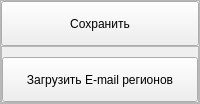
                        <widget class="QFrame" name="frame_11">
                         <property name="sizePolicy">
                          <sizepolicy hsizetype="Expanding" vsizetype="Preferred">
                           <horstretch>0</horstretch>
                           <verstretch>0</verstretch>
                          </sizepolicy>
                         </property>
                         <property name="minimumSize">
                          <size>
                           <width>0</width>
                           <height>0</height>
                          </size>
                         </property>
                         <property name="maximumSize">
                          <size>
                           <width>550</width>
                           <height>16777215</height>
                          </size>
                         </property>
                         <property name="frameShape">
                          <enum>QFrame::StyledPanel</enum>
                         </property>
                         <property name="frameShadow">
                          <enum>QFrame::Raised</enum>
                         </property>
                         <property name="lineWidth">
                          <number>1</number>
                         </property>
                         <layout class="QVBoxLayout" name="verticalLayout_29">
                          <property name="spacing">
                           <number>0</number>
                          </property>
                          <property name="leftMargin">
                           <number>0</number>
                          </property>
                          <property name="topMargin">
                           <number>0</number>
                          </property>
                          <property name="rightMargin">
                           <number>0</number>
                          </property>
                          <property name="bottomMargin">
                           <number>0</number>
                          </property>
                          <item>
                           <widget class="QPushButton" name="btn_save_emails_region">
                            <property name="sizePolicy">
                             <sizepolicy hsizetype="Expanding" vsizetype="Fixed">
                              <horstretch>0</horstretch>
                              <verstretch>0</verstretch>
                             </sizepolicy>
                            </property>
                            <property name="minimumSize">
                             <size>
                              <width>0</width>
                              <height>45</height>
                             </size>
                            </property>
                            <property name="maximumSize">
                             <size>
                              <width>16777215</width>
                              <height>16777215</height>
                             </size>
                            </property>
                            <property name="cursor">
                             <cursorShape>PointingHandCursor</cursorShape>
                            </property>
                            <property name="text">
                             <string>Сохранить</string>
                            </property>
                            <property name="icon">
                             <iconset resource="../../../SendEmailDesctop/resource.qrc">
                              <normaloff>:/icons/icons/save_.svg</normaloff>:/icons/icons/save_.svg</iconset>
                            </property>
                            <property name="iconSize">
                             <size>
                              <width>24</width>
                              <height>24</height>
                             </size>
                            </property>
                           </widget>
                          </item>
                          <item>
                           <widget class="QFrame" name="frame_18">
                            <property name="sizePolicy">
                             <sizepolicy hsizetype="Expanding" vsizetype="Preferred">
                              <horstretch>0</horstretch>
                              <verstretch>0</verstretch>
                             </sizepolicy>
                            </property>
                            <property name="frameShape">
                             <enum>QFrame::StyledPanel</enum>
                            </property>
                            <property name="frameShadow">
                             <enum>QFrame::Raised</enum>
                            </property>
                            <property name="lineWidth">
                             <number>1</number>
                            </property>
                            <layout class="QHBoxLayout" name="horizontalLayout_20">
                             <property name="spacing">
                              <number>0</number>
                             </property>
                             <property name="leftMargin">
                              <number>0</number>
                             </property>
                             <property name="topMargin">
                              <number>10</number>
                             </property>
                             <property name="rightMargin">
                              <number>0</number>
                             </property>
                             <property name="bottomMargin">
                              <number>0</number>
                             </property>
                             <item>
                              <widget class="QPushButton" name="btn_export_regions">
                               <property name="sizePolicy">
                                <sizepolicy hsizetype="Expanding" vsizetype="Fixed">
                                 <horstretch>0</horstretch>
                                 <verstretch>0</verstretch>
                                </sizepolicy>
                               </property>
                               <property name="minimumSize">
                                <size>
                                 <width>0</width>
                                 <height>45</height>
                                </size>
                               </property>
                               <property name="cursor">
                                <cursorShape>PointingHandCursor</cursorShape>
                               </property>
                               <property name="text">
                                <string>Загрузить E-mail регионов</string>
                               </property>
                               <property name="icon">
                                <iconset resource="../../../SendEmailDesctop/resource.qrc">
                                 <normaloff>:/icons/icons/circle_.svg</normaloff>:/icons/icons/circle_.svg</iconset>
                               </property>
                               <property name="iconSize">
                                <size>
                                 <width>24</width>
                                 <height>24</height>
                                </size>
                               </property>
                              </widget>
                             </item>
                            </layout>
                           </widget>
                          </item>
                         </layout>
                        </widget>
